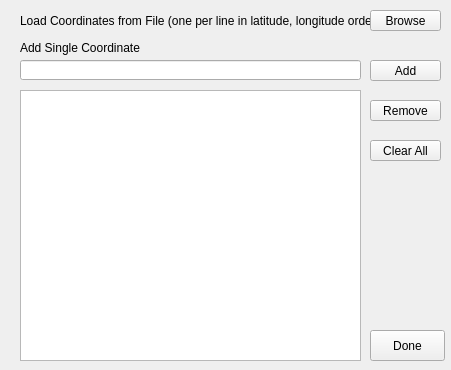
<?xml version="1.0" encoding="UTF-8"?>
<ui version="4.0">
 <class>MultiLocationZoom</class>
 <widget class="QDialog" name="MultiLocationZoom">
  <property name="geometry">
   <rect>
    <x>0</x>
    <y>0</y>
    <width>451</width>
    <height>370</height>
   </rect>
  </property>
  <property name="windowTitle">
   <string>Multi-Location Zoom</string>
  </property>
  <widget class="QPushButton" name="doneButton">
   <property name="geometry">
    <rect>
     <x>370</x>
     <y>330</y>
     <width>75</width>
     <height>31</height>
    </rect>
   </property>
   <property name="text">
    <string>Done</string>
   </property>
   <property name="autoDefault">
    <bool>false</bool>
   </property>
  </widget>
  <widget class="QLabel" name="label">
   <property name="geometry">
    <rect>
     <x>20</x>
     <y>10</y>
     <width>351</width>
     <height>21</height>
    </rect>
   </property>
   <property name="text">
    <string>Load Coordinates from File (one per line in latitude, longitude order)</string>
   </property>
  </widget>
  <widget class="QPushButton" name="browseButton">
   <property name="geometry">
    <rect>
     <x>370</x>
     <y>10</y>
     <width>71</width>
     <height>21</height>
    </rect>
   </property>
   <property name="text">
    <string>Browse</string>
   </property>
   <property name="autoDefault">
    <bool>false</bool>
   </property>
   <property name="default">
    <bool>false</bool>
   </property>
  </widget>
  <widget class="QTableWidget" name="resultsTable">
   <property name="geometry">
    <rect>
     <x>20</x>
     <y>90</y>
     <width>341</width>
     <height>271</height>
    </rect>
   </property>
   <property name="sizePolicy">
    <sizepolicy hsizetype="Expanding" vsizetype="Expanding">
     <horstretch>0</horstretch>
     <verstretch>0</verstretch>
    </sizepolicy>
   </property>
   <property name="maximumSize">
    <size>
     <width>481</width>
     <height>300</height>
    </size>
   </property>
   <property name="editTriggers">
    <set>QAbstractItemView::NoEditTriggers</set>
   </property>
   <property name="tabKeyNavigation">
    <bool>false</bool>
   </property>
   <property name="selectionMode">
    <enum>QAbstractItemView::SingleSelection</enum>
   </property>
   <property name="selectionBehavior">
    <enum>QAbstractItemView::SelectRows</enum>
   </property>
   <property name="cornerButtonEnabled">
    <bool>false</bool>
   </property>
   <attribute name="horizontalHeaderDefaultSectionSize">
    <number>152</number>
   </attribute>
   <attribute name="horizontalHeaderHighlightSections">
    <bool>false</bool>
   </attribute>
   <attribute name="verticalHeaderHighlightSections">
    <bool>false</bool>
   </attribute>
  </widget>
  <widget class="QLabel" name="label_2">
   <property name="geometry">
    <rect>
     <x>20</x>
     <y>40</y>
     <width>171</width>
     <height>16</height>
    </rect>
   </property>
   <property name="text">
    <string>Add Single Coordinate</string>
   </property>
  </widget>
  <widget class="QLineEdit" name="coordTxt">
   <property name="geometry">
    <rect>
     <x>20</x>
     <y>60</y>
     <width>341</width>
     <height>20</height>
    </rect>
   </property>
  </widget>
  <widget class="QPushButton" name="addButton">
   <property name="geometry">
    <rect>
     <x>370</x>
     <y>60</y>
     <width>71</width>
     <height>21</height>
    </rect>
   </property>
   <property name="text">
    <string>Add</string>
   </property>
   <property name="autoDefault">
    <bool>false</bool>
   </property>
   <property name="default">
    <bool>false</bool>
   </property>
  </widget>
  <widget class="QPushButton" name="removeButton">
   <property name="geometry">
    <rect>
     <x>370</x>
     <y>100</y>
     <width>71</width>
     <height>21</height>
    </rect>
   </property>
   <property name="text">
    <string>Remove</string>
   </property>
   <property name="autoDefault">
    <bool>false</bool>
   </property>
   <property name="default">
    <bool>false</bool>
   </property>
  </widget>
  <widget class="QPushButton" name="clearAllButton">
   <property name="geometry">
    <rect>
     <x>370</x>
     <y>140</y>
     <width>71</width>
     <height>21</height>
    </rect>
   </property>
   <property name="text">
    <string>Clear All</string>
   </property>
   <property name="autoDefault">
    <bool>false</bool>
   </property>
   <property name="default">
    <bool>false</bool>
   </property>
  </widget>
 </widget>
 <resources/>
 <connections/>
</ui>
